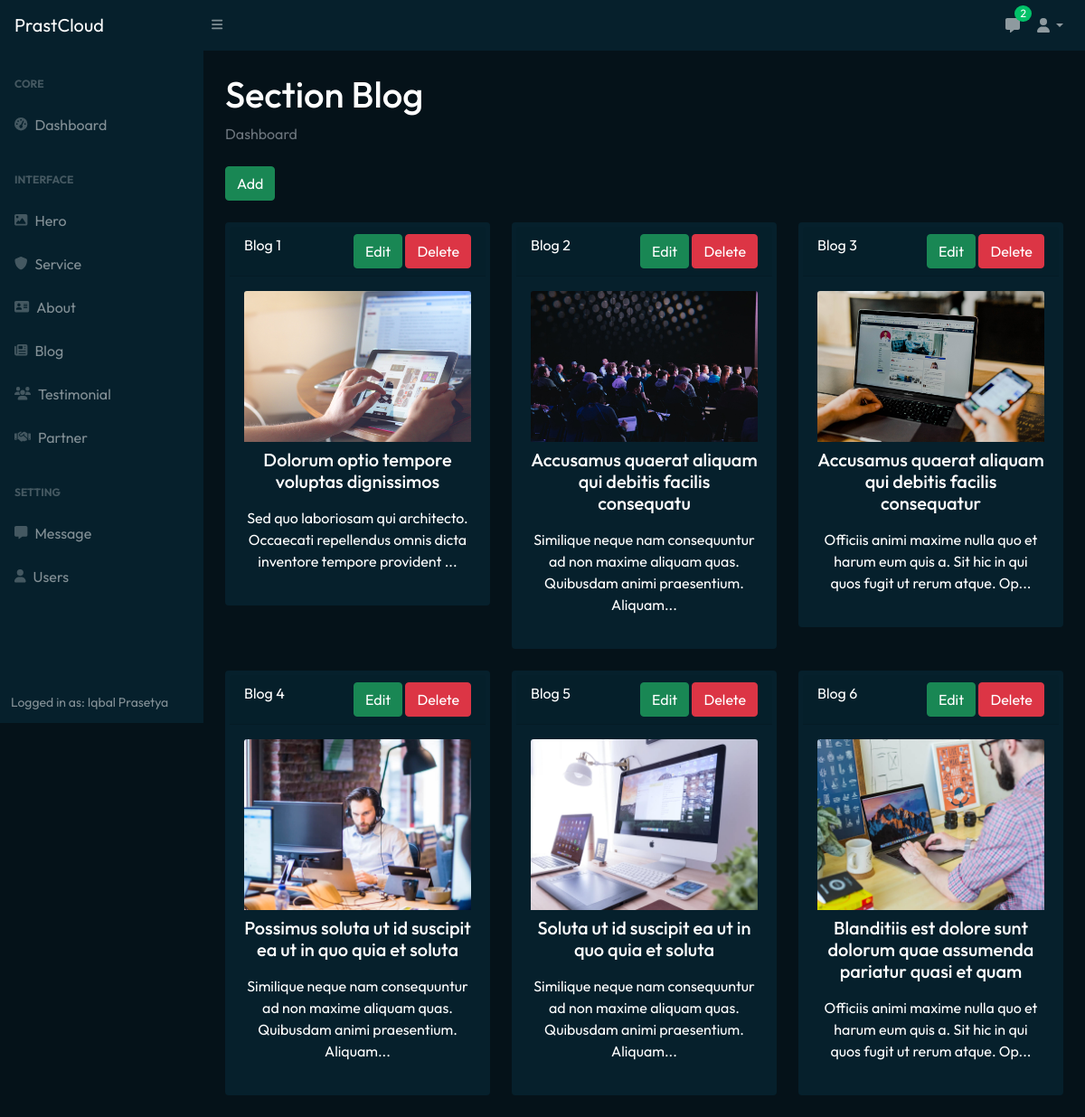
/admin.php?page=blog (signed in), run on the app's committed database.
### tables this page shows
CREATE TABLE `user` (
  `id_login` int(255) NOT NULL,
  `user_date` datetime DEFAULT NULL,
  `user_username` varchar(255) NOT NULL,
  `user_password` varchar(255) NOT NULL,
  `fullname` varchar(255) NOT NULL,
  `phone` varchar(255) NOT NULL,
  `email` varchar(255) NOT NULL,
  `address` text NOT NULL,
  `user_twitter` varchar(255) NOT NULL,
  `user_fb` varchar(255) NOT NULL,
  `user_ig` varchar(255) NOT NULL,
  `profile_image` varchar(255) NOT NULL
);

CREATE TABLE `blog` (
  `id` int(225) NOT NULL,
  `blog_date` datetime DEFAULT NULL,
  `blog_heading` varchar(255) NOT NULL,
  `blog_text` text NOT NULL,
  `blog_image` varchar(255) NOT NULL
);

### page/admin/blog.php (the view, shortened to what this page needs)
<h1 class="mt-4">Section Blog</h1>
<ol class="breadcrumb mb-4">
  <li class="breadcrumb-item active">Dashboard</li>
</ol>
<div class="mb-4">
  <a href="admin.php?page=add-blog" class="btn btn-success">Add</a>
</div>
<div class="row">
  <?php
  $query = "SELECT * FROM blog ORDER BY id ASC";
  $result = mysqli_query($koneksi2, $query);
  $no = 1;
  while ($row = mysqli_fetch_assoc($result)) {
  ?>
    <div class="col-xl-4">
      <div class="card mb-4">
        <div class="card-header d-flex justify-content-between">
          Blog <?php echo $no ?>
          <div class="aksi">
            <a href="admin.php?page=edit-blog&id=<?php echo $row['id']; ?>" class="btn btn-success">Edit</a>
            <a href="proses.php?aksi=delete-blog&id=<?php echo $row['id']; ?>" class="btn btn-danger" onclick="return confirm('Anda yakin akan menghapus data ini?')">Delete</a>
          </div>
        </div>
        <div class="card-body text-center">
          <img src="assets/img/blog/<?php echo $row['blog_image']; ?>" class="img-fluid card-img-top">
          <h5 class="card-title mt-2"><?php echo $row['blog_heading']; ?></h5>
          <p class="card-text"><?php echo substr($row['blog_text'], 0, 100); ?>...</p>
        </div>
      </div>
    </div>
  <?php
    $no++;
  }
  ?>
</div>

### admin.php (shortened to what this page needs)
<!DOCTYPE html>
<html lang="en">
<head>
  <link href="https://cdn.jsdelivr.net/npm/simple-datatables@latest/dist/style.css" rel="stylesheet" />
</head>
<body class="sb-nav-fixed">
  <nav class="sb-topnav navbar navbar-expand navbar-dark">
    <a class="navbar-brand ps-3" href="admin.php">PrastCloud</a>
    <button class="btn btn-link btn-sm order-1 order-lg-0 me-4 me-lg-0" id="sidebarToggle" href="#!"><i class="fas fa-bars"></i></button>
    <ul class="navbar-nav ms-auto me-0 me-md-3 my-2 my-md-0">
      <li class="nav-item dropdown">
        <a class="nav-link nav-icon" href="admin.php?page=message">
          <i class="fas fa-message"></i>
          <span class="badge bg-success badge-number">
            <?php
            include 'koneksi.php';
            $data_barang = mysqli_query($koneksi2, "SELECT * FROM messages");
            $jumlah_barang = mysqli_num_rows($data_barang);
            echo $jumlah_barang;
            ?>
          </span>
        </a>
      </li>
      <li class="nav-item dropdown">
        <a class="nav-link dropdown-toggle" id="navbarDropdown" href="#" role="button" data-bs-toggle="dropdown" aria-expanded="false"><i class="fas fa-user fa-fw"></i></a>
      </li>
    </ul>
  </nav>
  <div id="layoutSidenav">
    <div id="layoutSidenav_nav">
      <nav class="sb-sidenav accordion sb-sidenav-dark" id="sidenavAccordion">
        <div class="sb-sidenav-menu">
          <div class="nav">
            <div class="sb-sidenav-menu-heading">
              Core
            </div>
            <a class="nav-link" href="admin.php?page=dashboard">
              <div class="sb-nav-link-icon">
                <i class="fas fa-tachometer-alt"></i>
              </div>
              Dashboard
            </a>
            <div class="sb-sidenav-menu-heading">
              Interface
            </div>
            <a class="nav-link" href="admin.php?page=hero">
              <div class="sb-nav-link-icon">
                <i class="fas fa-image"></i>
              </div>
              Hero
            </a>
            <a class="nav-link" href="admin.php?page=service">
              <div class="sb-nav-link-icon">
                <i class="fas fa-shield"></i>
              </div>
              Service
            </a>
            <a class="nav-link" href="admin.php?page=about">
              <div class="sb-nav-link-icon">
                <i class="fas fa-contact-card"></i>
              </div>
              About
            </a>
            <a class="nav-link" href="admin.php?page=blog">
              <div class="sb-nav-link-icon">
                <i class="fas fa-newspaper"></i>
              </div>
              Blog
            </a>
            <a class="nav-link" href="admin.php?page=testi">
              <div class="sb-nav-link-icon">
                <i class="fas fa-users"></i>
              </div>
              Testimonial
            </a>
            <a class="nav-link" href="admin.php?page=partner">
              <div class="sb-nav-link-icon">
                <i class="fas fa-handshake"></i>
              </div>
              Partner
            </a>
            <div class="sb-sidenav-menu-heading">
              Setting
            </div>
            <a class="nav-link" href="admin.php?page=message">
              <div class="sb-nav-link-icon">
                <i class="fas fa-message"></i>
              </div>
              Message
            </a>
            <a class="nav-link" href="admin.php?page=user">
              <div class="sb-nav-link-icon">
                <i class="fas fa-user"></i>
              </div>
              Users
            </a>
          </div>
        </div>
        <div class="sb-sidenav-footer">
          <?php
          $query = "SELECT * FROM user ORDER BY id_login ASC LIMIT 1";
          $result = mysqli_query($koneksi2, $query);
          $row = mysqli_fetch_assoc($result)
          ?>
          <div class="small">
            Logged in as: <?php echo $row['fullname']; ?>
          </div>
        </div>
      </nav>
    </div>
    <div id="layoutSidenav_content">
      <main>
        <div class="container-fluid px-4 text-white">
          <?php include "page/admin/config.php"; ?>
        </div>
      </main>
    </div>
  </div>
</body>
</html>

### page/admin/config.php (shortened to what this page needs)
<?php
$page = (isset($_GET['page'])) ? $_GET['page'] : '';
switch ($page) {
  case 'blog':
    include "page/admin/blog.php";
    break;
}

### admin.php (style rules this page uses)
body { background-color: #051219; }
.navbar { background-color: #06202c; }
.card { background-color: #06202c; color: #fff; }
.badge-number { position: absolute !important; inset: -2px -5px auto auto !important; font-weight: normal !important; font-size: 12px !important; border-radius: 50% !important; padding: 3px 6px !important; }

### data on the page
user: fullname "Iqbal Prasetya"
blog: blog_image (picture), blog_heading "Dolorum optio tempore voluptas dignissimos", blog_text "Sed quo laboriosam qui architecto. Occaecati repellendus omnis dicta inventore tempore provident"
blog: blog_image (picture), blog_heading "Accusamus quaerat aliquam qui debitis facilis consequatu", blog_text "Similique neque nam consequuntur ad non maxime aliquam quas. Quibusdam animi praesentium. Aliquam"
blog: blog_image (picture), blog_heading "Accusamus quaerat aliquam qui debitis facilis consequatur", blog_text "Officiis animi maxime nulla quo et harum eum quis a. Sit hic in qui quos fugit ut rerum atque. Op"
blog: blog_image (picture), blog_heading "Possimus soluta ut id suscipit ea ut in quo quia et soluta", blog_text "Similique neque nam consequuntur ad non maxime aliquam quas. Quibusdam animi praesentium. Aliquam"
blog: blog_image (picture), blog_heading "Soluta ut id suscipit ea ut in quo quia et soluta", blog_text "Similique neque nam consequuntur ad non maxime aliquam quas. Quibusdam animi praesentium. Aliquam"
blog: blog_image (picture), blog_heading "Blanditiis est dolore sunt dolorum quae assumenda pariatur quasi et quam", blog_text "Officiis animi maxime nulla quo et harum eum quis a. Sit hic in qui quos fugit ut rerum atque. Op"

### other printed values
$jumlah_barang "2"
